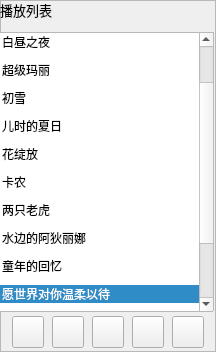
   <widget class="QFrame" name="listBox">
    <property name="geometry">
     <rect>
      <x>456</x>
      <y>16</y>
      <width>216</width>
      <height>352</height>
     </rect>
    </property>
    <property name="styleSheet">
     <string notr="true">QFrame#listBox QLabel#label_7 {
	background-color: rgba(170,170,170,0.6);
}
QFrame#listBox QPushButton {
	border:none;
	border-radius:16px;
}
QFrame#listBox QPushButton:hover {
	background-color:rgba(120,120,120,0.2)
}
QFrame#listBox QPushButton:pressed {
	padding:1px;
}</string>
    </property>
    <property name="frameShape">
     <enum>QFrame::StyledPanel</enum>
    </property>
    <property name="frameShadow">
     <enum>QFrame::Raised</enum>
    </property>
    <widget class="QLabel" name="label_7">
     <property name="geometry">
      <rect>
       <x>0</x>
       <y>0</y>
       <width>216</width>
       <height>32</height>
      </rect>
     </property>
     <property name="font">
      <font>
       <family>Microsoft YaHei</family>
       <pointsize>10</pointsize>
      </font>
     </property>
     <property name="text">
      <string>播放列表</string>
     </property>
     <property name="textFormat">
      <enum>Qt::AutoText</enum>
     </property>
     <property name="scaledContents">
      <bool>false</bool>
     </property>
     <property name="alignment">
      <set>Qt::AlignLeading|Qt::AlignLeft|Qt::AlignTop</set>
     </property>
     <property name="wordWrap">
      <bool>false</bool>
     </property>
     <property name="margin">
      <number>8</number>
     </property>
     <property name="indent">
      <number>0</number>
     </property>
    </widget>
    <widget class="QListWidget" name="playList">
     <property name="geometry">
      <rect>
       <x>-2</x>
       <y>32</y>
       <width>216</width>
       <height>280</height>
      </rect>
     </property>
     <property name="cursor" stdset="0">
      <cursorShape>ArrowCursor</cursorShape>
     </property>
     <property name="styleSheet">
      <string notr="true">QFrame#listBox QListWidget {
	border:none;
	border-bottom:1px solid #ccc;
	font-size:14px;
	color:#666;
	background-color:rgba(0,0,0,0);
	padding-bottom:4px;
}
QFrame#listBox QListWidget::Item {
	height:28px;
	border:none;
	outline:none;
}
QFrame#listBox QListWidget::Item:hover {
	background-color:rgba(120,120,120,0.15);
	color:black;
}
QFrame#listBox QListWidget::Item:selected {
	background-color:rgba(120,120,150,0.3);
	color:#204;
	border:none;
}</string>
     </property>
     <property name="textElideMode">
      <enum>Qt::ElideRight</enum>
     </property>
     <property name="verticalScrollMode">
      <enum>QAbstractItemView::ScrollPerItem</enum>
     </property>
     <property name="movement">
      <enum>QListView::Static</enum>
     </property>
     <property name="flow">
      <enum>QListView::TopToBottom</enum>
     </property>
     <property name="isWrapping" stdset="0">
      <bool>false</bool>
     </property>
     <property name="resizeMode">
      <enum>QListView::Fixed</enum>
     </property>
     <property name="layoutMode">
      <enum>QListView::SinglePass</enum>
     </property>
     <property name="spacing">
      <number>4</number>
     </property>
     <property name="gridSize">
      <size>
       <width>28</width>
       <height>28</height>
      </size>
     </property>
     <property name="viewMode">
      <enum>QListView::ListMode</enum>
     </property>
     <property name="modelColumn">
      <number>0</number>
     </property>
     <property name="uniformItemSizes">
      <bool>false</bool>
     </property>
     <property name="batchSize">
      <number>100</number>
     </property>
     <property name="wordWrap">
      <bool>false</bool>
     </property>
     <property name="selectionRectVisible">
      <bool>false</bool>
     </property>
     <property name="currentRow">
      <number>11</number>
     </property>
     <property name="sortingEnabled">
      <bool>true</bool>
     </property>
     <item>
      <property name="text">
       <string>Inspire</string>
      </property>
     </item>
     <item>
      <property name="text">
       <string>My Soul</string>
      </property>
     </item>
     <item>
      <property name="text">
       <string>白昼之夜</string>
      </property>
     </item>
     <item>
      <property name="text">
       <string>超级玛丽</string>
      </property>
     </item>
     <item>
      <property name="text">
       <string>初雪</string>
      </property>
     </item>
     <item>
      <property name="text">
       <string>儿时的夏日</string>
      </property>
     </item>
     <item>
      <property name="text">
       <string>花绽放</string>
      </property>
     </item>
     <item>
      <property name="text">
       <string>卡农</string>
      </property>
     </item>
     <item>
      <property name="text">
       <string>两只老虎</string>
      </property>
     </item>
     <item>
      <property name="text">
       <string>水边的阿狄丽娜</string>
      </property>
     </item>
     <item>
      <property name="text">
       <string>童年的回忆</string>
      </property>
     </item>
     <item>
      <property name="text">
       <string>愿世界对你温柔以待</string>
      </property>
     </item>
     <item>
      <property name="text">
       <string>走过绿意</string>
      </property>
     </item>
     <item>
      <property name="text">
       <string>坐在巷口的那对男女</string>
      </property>
     </item>
    </widget>
    <widget class="QPushButton" name="song_add">
     <property name="geometry">
      <rect>
       <x>52</x>
       <y>316</y>
       <width>32</width>
       <height>32</height>
      </rect>
     </property>
     <property name="toolTip">
      <string>添加</string>
     </property>
     <property name="styleSheet">
      <string notr="true">QPushButton#song_add {
	image:url(:/playPage/resource/playPage/add.svg);
}</string>
     </property>
     <property name="text">
      <string/>
     </property>
    </widget>
    <widget class="QPushButton" name="song_remove">
     <property name="geometry">
      <rect>
       <x>92</x>
       <y>316</y>
       <width>32</width>
       <height>32</height>
      </rect>
     </property>
     <property name="toolTip">
      <string>移除</string>
     </property>
     <property name="styleSheet">
      <string notr="true">QPushButton#song_remove {
	image:url(:/playPage/resource/playPage/remove.svg);
}</string>
     </property>
     <property name="text">
      <string/>
     </property>
    </widget>
    <widget class="QPushButton" name="song_play">
     <property name="geometry">
      <rect>
       <x>12</x>
       <y>316</y>
       <width>32</width>
       <height>32</height>
      </rect>
     </property>
     <property name="toolTip">
      <string>播放</string>
     </property>
     <property name="styleSheet">
      <string notr="true">QPushButton#song_play {
	image:url(:/playPage/resource/playPage/play.svg);
}</string>
     </property>
     <property name="text">
      <string/>
     </property>
    </widget>
    <widget class="QPushButton" name="song_edit">
     <property name="geometry">
      <rect>
       <x>132</x>
       <y>316</y>
       <width>32</width>
       <height>32</height>
      </rect>
     </property>
     <property name="toolTip">
      <string>编辑</string>
     </property>
     <property name="styleSheet">
      <string notr="true">QPushButton#song_edit {
	image:url(:/playPage/resource/playPage/edit.svg);
}</string>
     </property>
     <property name="text">
      <string/>
     </property>
    </widget>
    <widget class="QPushButton" name="song_info">
     <property name="geometry">
      <rect>
       <x>172</x>
       <y>316</y>
       <width>32</width>
       <height>32</height>
      </rect>
     </property>
     <property name="toolTip">
      <string>详情</string>
     </property>
     <property name="styleSheet">
      <string notr="true">QPushButton#song_info {
	image:url(:/playPage/resource/playPage/info.svg);
}</string>
     </property>
     <property name="text">
      <string/>
     </property>
    </widget>
   </widget>
